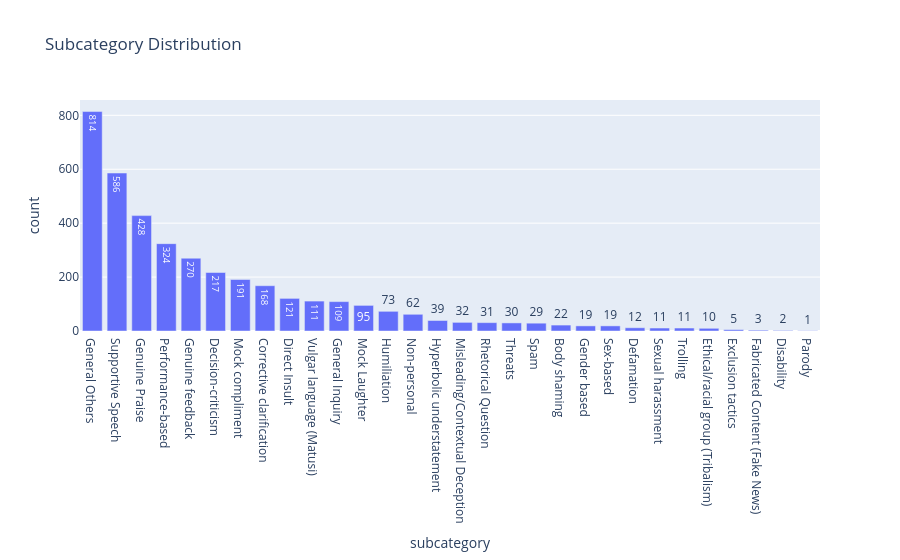

Notebook cell for this chart:
### Markdown cell above
### C) Subcategory Analysis

The subcategory analysis examined more detailed classifications of cyberbullying behavior.  

This helps identify dominant bullying patterns and determines whether fine-grained classification is feasible.  
It also highlights subcategories that may require balancing during model training.

### Code cell
eda.subcategory_analysis()

### Figure 1 — Plotly figure (JSON) as saved in the notebook; plotly's stock layout.template omitted (floating-point values rounded to 4 significant figures)
{"data": [{"hovertemplate": "subcategory=%{x}<br>count=%{text}<extra></extra>", "legendgroup": "", "marker": {"color": "#636efa", "pattern": {"shape": ""}}, "name": "", "orientation": "v", "showlegend": false, "text": [814.0, 586.0, 428.0, 324.0, 270.0, 217.0, 191.0, 168.0, 121.0, 111.0, 109.0, 95.0, 73.0, 62.0, 39.0, 32.0, 31.0, 30.0, 29.0, 22.0, 19.0, 19.0, 12.0, 11.0, 11.0, 10.0, 5.0, 3.0, 2.0, 1.0], "textposition": "auto", "type": "bar", "x": ["General Others", "Supportive Speech", "Genuine Praise", "Performance-based", "Genuine feedback", "Decision-criticism", "Mock compliment", "Corrective clarification", "Direct Insult", "Vulgar language (Matusi)", "General Inquiry", "Mock Laughter", "Humiliation", "Non-personal", "Hyperbolic understatement", "Misleading/Contextual Deception", "Rhetorical Question", "Threats", "Spam", "Body shaming", "Gender based", "Sex-based", "Defamation", "Sexual harassment", "Trolling", "Ethical/racial group (Tribalism)", "Exclusion tactics", "Fabricated Content (Fake News)", "Disability", "Parody"], "xaxis": "x", "y": [814, 586, 428, 324, 270, 217, 191, 168, 121, 111, 109, 95, 73, 62, 39, 32, 31, 30, 29, 22, 19, 19, 12, 11, 11, 10, 5, 3, 2, 1], "yaxis": "y"}], "layout": {"barmode": "relative", "legend": {"tracegroupgap": 0}, "title": {"text": "Subcategory Distribution"}, "xaxis": {"anchor": "y", "domain": [0, 1], "title": {"text": "subcategory"}}, "yaxis": {"anchor": "x", "domain": [0, 1], "title": {"text": "count"}}}}
